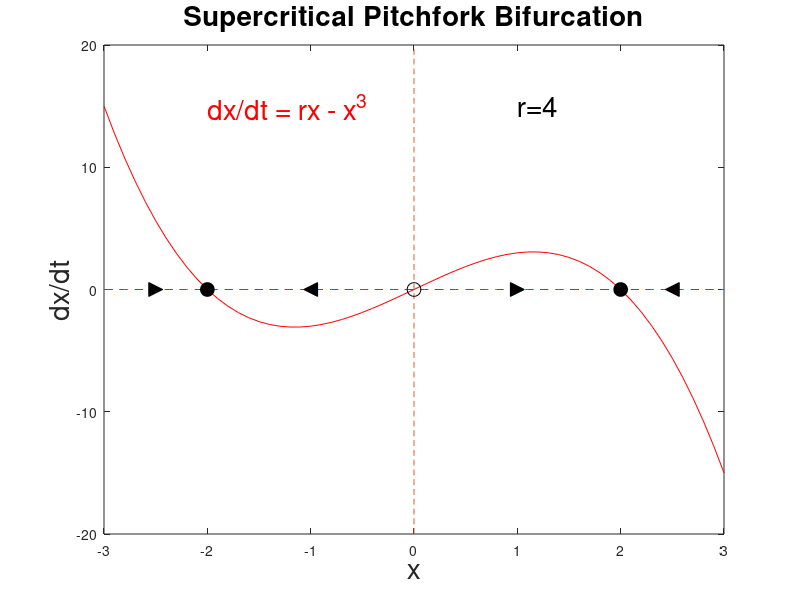

Here is the MATLAB script that generated this plot:
%% Animation for a Supercritical Pitchfork bifurcation (same structure as the Saddle Node case, limited annotation)

     xmin = -3;
     xmax = 3;
     x = xmin:0.1:xmax
     ax = (0.0).*x;

     rmin = -4
     rmax = 4
     imax = 21

     ymin = -20;
     ymax = 20;
     ky = ymin:0.1:ymax
     ay = (0.0).*ky

for i = 1:imax
%calculate r value 
     r = rmin + (i-1)*(rmax-rmin)/(imax-1)
%create title string
     strr = num2str(r);
     strt = ['r=' strr]; 

%calculate dxdt
     y = r.*x - x.^3

%plot x-axis
     plot(x,ax,'--');
     axis([xmin xmax ymin ymax])
     hold on
%plot y-axis
     plot(ay,ky,'--')

%plot f(x)
     plot(x,y,'r');

%plot fixed points
if (r < 0) 
     plot(0,0,'o','MarkerSize',10,'MarkerEdgeColor','k','MarkerFaceColor','k');
end
if(r == 0.0) 
     plot(0,0,'*','MarkerSize',10,'MarkerEdgeColor','k');
end
if (r > 0) 
     plot(0,0,'o','MarkerSize',10,'MarkerEdgeColor','k');
     plot(r.^(0.5),0,'o','MarkerSize',10,'MarkerEdgeColor','k','MarkerFaceColor','k');
     plot(-r.^(0.5),0,'o','MarkerSize',10,'MarkerEdgeColor','k','MarkerFaceColor','k');
end

%plot flow direction
if(r <= 0)
     plot(-2.5,0,'>','MarkerSize',10,'MarkerEdgeColor','k','MarkerFaceColor','k');
   plot(2.5,0,'<','MarkerSize',10,'MarkerEdgeColor','k','MarkerFaceColor','k');
end

if(r > 0) 
     plot(-2.5,0,'>','MarkerSize',10,'MarkerEdgeColor','k','MarkerFaceColor','k');     
     plot(-r.^(0.5)/2,0,'<','MarkerSize',10,'MarkerEdgeColor','k','MarkerFaceColor','k');
     plot(r.^(0.5)/2,0,'>','MarkerSize',10,'MarkerEdgeColor','k','MarkerFaceColor','k');
     plot(2.5,0,'<','MarkerSize',10,'MarkerEdgeColor','k','MarkerFaceColor','k');
end

%plot labels
     xlabel('x','FontSize',20)
     ylabel('dx/dt','FontSize',20)
     text(-2,15,'dx/dt = rx - x^3','Color','r','FontSize',20)
     text(1,15,strt,'FontSize',20)
     title('Supercritical Pitchfork Bifurcation','FontSize',20)

%getframe
     h = gcf;
     M(i) = getframe(h,[5 5 480 380]);
     hold off
end

%play and save movie
 %    movie(M);
 %    movie2avi(M,'SuperPitchfork','fps',1);
